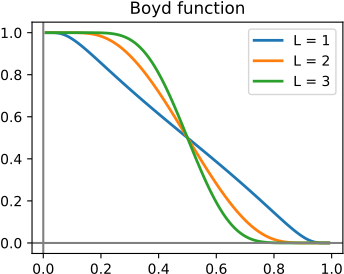

Write the Python code that produced this figure.
#!/usr/bin/env python3

import math
import matplotlib.pyplot as plt
import numpy as np
import os

# Parameter
n = 100
x = np.linspace(0.01, 0.99, n)

# Boyd function
L = [1, 2, 3]
b = np.zeros((n, len(L)))
for l in range(0, len(L)):
  for i in range(0, n):
    b[i, l] = 0.5*(1.0+math.erf(L[l]*(1.0-2.0*x[i])/np.sqrt(4.0*x[i]*(1.0-x[i]))))

# Legend
leg = []
for l in range(0, len(L)):
  leg.append("L = " + str(L[l]))

# Plot curves
fig,ax = plt.subplots(ncols=1, nrows=1,figsize=(4,3))
ax.set_title('Boyd function')
ax.plot(x, b, linewidth=2.0)
ax.axvline(x=0, color="gray")
ax.axhline(y=0, color="gray")
plt.legend(leg)
plt.savefig('boyd.pdf', format='pdf', dpi=300)
plt.close()
os.system('pdfcrop boyd.pdf boyd.pdf')
